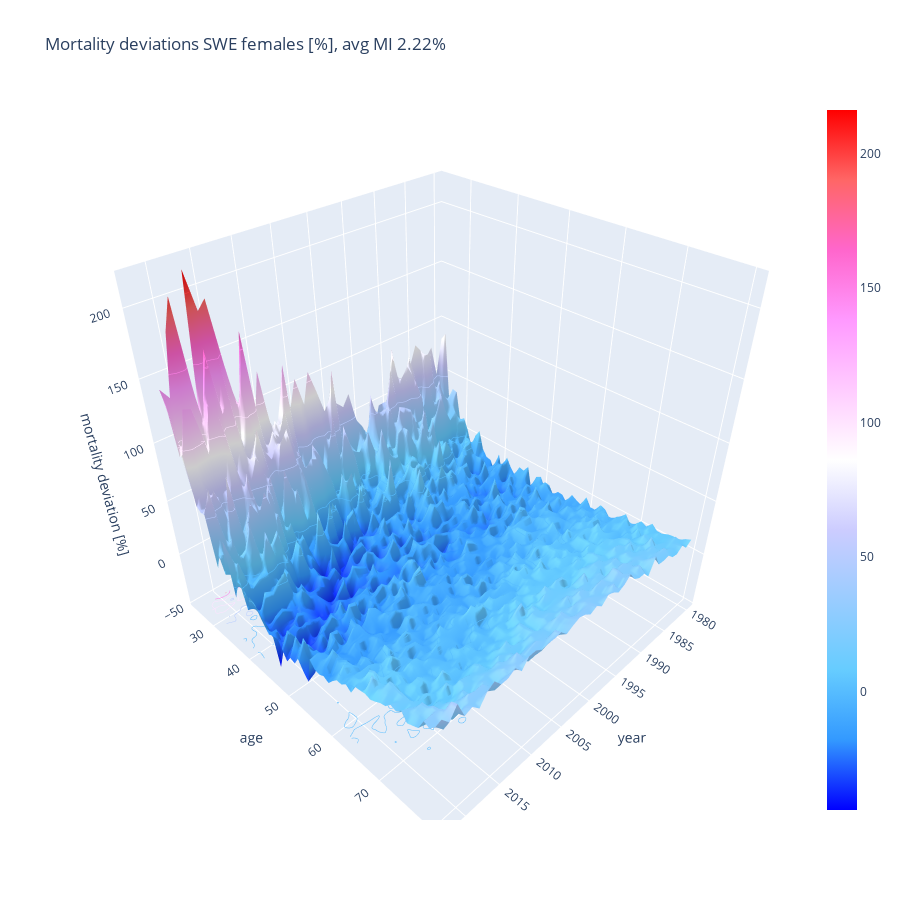
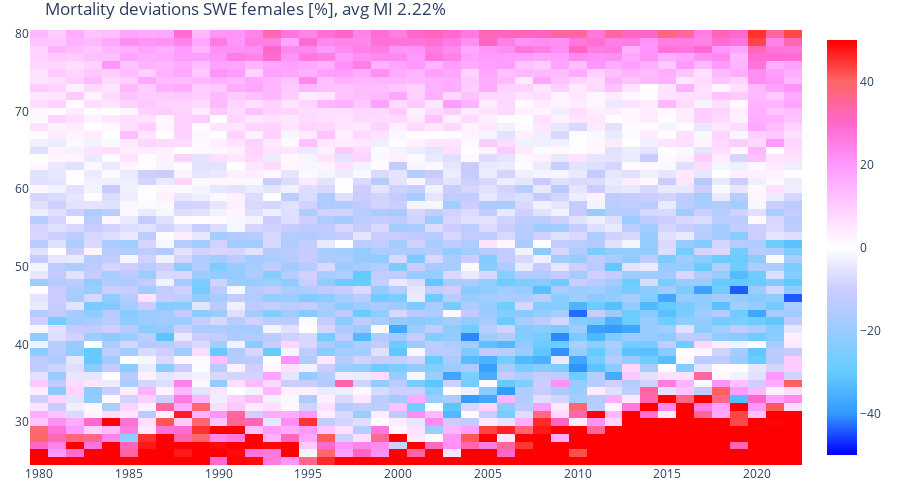

The code cell stored with these charts, in order, in its notebook:
### Code cell
min_age           = 25 # not lower than 25, Gompertz law for mortality
max_age           = 80 # not higher than 80
min_year          = 1980
max_year          = 2019
max_forecast_year = 2022
sex               = "m"
country           = "SWE"

df = pd.read_csv("data/" + country + "_" + sex + ".txt", sep='\s+', header=1)
df = df.loc[df["Age"] != "110+"]
df = df.copy()
df["Age"] = df["Age"].astype('int')
df = df.loc[(df["Year"] >= min_year) & (df["Year"] <= max_forecast_year) & (df["Age"] >=  min_age) & (df["Age"] <=  max_age)]
df = df[["Age", "Year", "qx"]]
df = df.sort_values(by=["Age", "Year"])
df_fit = df.loc[df["Year"] <= max_year]
print(np.max(df["Year"]))

ages = df["Age"].unique()
years = df["Year"].unique()

a = np.linalg.lstsq(np.vstack([df_fit["Age"], df_fit["Year"], np.ones(df_fit.shape[0])]).T, np.log(df_fit["qx"]), rcond=None)

print(a[0][0])
print(a[0][1])
print(a[0][2])

mi = np.round((1 - np.exp(a[0][1]))*100, 2)

qx_dev =    (
                np.exp(
                 np.log(np.array(df["qx"]).reshape(len(ages), len(years)))
                 - a[0][0]*np.array(df["Age"]).reshape(len(ages), len(years))
                 - a[0][1]*np.array(df["Year"]).reshape(len(ages), len(years))
                 - a[0][2]
                ) - 1
            ) * 100

fig = go.Figure(data=[go.Surface(z=qx_dev, y=ages, x=years, colorscale ="Picnic")])

fig.update_traces(contours_z=dict(show=True, usecolormap=True,
                highlightcolor="limegreen", project_z=True))

fig.update_layout(title='Mortality deviations {country} {sex} [%], avg MI {mi:.2f}%'.format(country = country, sex="males" if sex == "M" else "females", mi=mi),
                autosize=True,
                scene = dict(                    
                xaxis_title="year",
                yaxis_title="age",
                zaxis_title="mortality deviation [%]"),
                width=900, height=900,
                scene_aspectratio=dict(x=1, y=1, z=1))

fig.show()


fig = go.Figure(data=go.Heatmap(z=qx_dev, y=ages, x=years, colorscale ="Picnic", zmin=-50, zmax=50))
fig.update_layout(title='Mortality deviations {country} {sex} [%], avg MI {mi:.2f}%'.format(country = country, sex="males" if sex == "M" else "females", mi=mi),
                autosize=True,                    
                scene = dict(                    
                xaxis_title="year",
                yaxis_title="age",
                zaxis_title="mortality deviation [%]"),                    
                width=900, height=500,
                margin=dict(l=30, r=30, b=35, t=30),
                scene_aspectratio=dict(x=1, y=1, z=1))

fig.show()

mi = np.zeros(len(ages))
for j, age in enumerate(ages):
    lv = df["Age"] == age
    a = np.linalg.lstsq(np.vstack([df.Year[lv], np.ones((1,sum(lv)))]).T, np.log(df.qx[lv]), rcond=None)
    mi[j] = (1-np.exp(a[0][0]))*100

sns.set()
plt.figure()
plt.plot(ages, mi)
plt.xlabel("Ages")
plt.ylabel("MI [%]")
plt.show()

### Figure 1 — Plotly figure (JSON) as saved in the notebook; plotly's stock layout.template omitted (floating-point values rounded to 4 significant figures; data arrays with more than 128 entries replaced by an {"elided": "..."} marker saying what was removed)
{"data": [{"colorscale": [[0, "rgb(0,0,255)"], [0.1, "rgb(51,153,255)"], [0.2, "rgb(102,204,255)"], [0.3, "rgb(153,204,255)"], [0.4, "rgb(204,204,255)"], [0.5, "rgb(255,255,255)"], [0.6, "rgb(255,204,255)"], [0.7, "rgb(255,153,255)"], [0.8, "rgb(255,102,204)"], [0.9, "rgb(255,102,102)"], [1, "rgb(255,0,0)"]], "contours": {"z": {"highlightcolor": "limegreen", "project": {"z": true}, "show": true, "usecolormap": true}}, "type": "surface", "x": [1980, 1981, 1982, 1983, 1984, 1985, 1986, 1987, 1988, 1989, 1990, 1991, 1992, 1993, 1994, 1995, 1996, 1997, 1998, 1999, 2000, 2001, 2002, 2003, 2004, 2005, 2006, 2007, 2008, 2009, 2010, 2011, 2012, 2013, 2014, 2015, 2016, 2017, 2018, 2019, 2020, 2021, 2022], "y": [25, 26, 27, 28, 29, 30, 31, 32, 33, 34, 35, 36, 37, 38, 39, 40, 41, 42, 43, 44, 45, 46, 47, 48, 49, 50, 51, 52, 53, 54, 55, 56, 57, 58, 59, 60, 61, 62, 63, 64, 65, 66, 67, 68, 69, 70, 71, 72, 73, 74, 75, 76, 77, 78, 79, 80], "z": {"elided": "56x43 float values"}}], "layout": {"autosize": true, "height": 900, "scene": {"aspectratio": {"x": 1, "y": 1, "z": 1}, "xaxis": {"title": {"text": "year"}}, "yaxis": {"title": {"text": "age"}}, "zaxis": {"title": {"text": "mortality deviation [%]"}}}, "title": {"text": "Mortality deviations SWE females [%], avg MI 2.22%"}, "width": 900}}

### Figure 2 — Plotly figure (JSON) as saved in the notebook; plotly's stock layout.template omitted (floating-point values rounded to 4 significant figures; data arrays with more than 128 entries replaced by an {"elided": "..."} marker saying what was removed)
{"data": [{"colorscale": [[0, "rgb(0,0,255)"], [0.1, "rgb(51,153,255)"], [0.2, "rgb(102,204,255)"], [0.3, "rgb(153,204,255)"], [0.4, "rgb(204,204,255)"], [0.5, "rgb(255,255,255)"], [0.6, "rgb(255,204,255)"], [0.7, "rgb(255,153,255)"], [0.8, "rgb(255,102,204)"], [0.9, "rgb(255,102,102)"], [1, "rgb(255,0,0)"]], "type": "heatmap", "x": [1980, 1981, 1982, 1983, 1984, 1985, 1986, 1987, 1988, 1989, 1990, 1991, 1992, 1993, 1994, 1995, 1996, 1997, 1998, 1999, 2000, 2001, 2002, 2003, 2004, 2005, 2006, 2007, 2008, 2009, 2010, 2011, 2012, 2013, 2014, 2015, 2016, 2017, 2018, 2019, 2020, 2021, 2022], "y": [25, 26, 27, 28, 29, 30, 31, 32, 33, 34, 35, 36, 37, 38, 39, 40, 41, 42, 43, 44, 45, 46, 47, 48, 49, 50, 51, 52, 53, 54, 55, 56, 57, 58, 59, 60, 61, 62, 63, 64, 65, 66, 67, 68, 69, 70, 71, 72, 73, 74, 75, 76, 77, 78, 79, 80], "z": {"elided": "56x43 float values"}, "zmax": 50, "zmin": -50}], "layout": {"autosize": true, "height": 500, "margin": {"b": 35, "l": 30, "r": 30, "t": 30}, "scene": {"aspectratio": {"x": 1, "y": 1, "z": 1}, "xaxis": {"title": {"text": "year"}}, "yaxis": {"title": {"text": "age"}}, "zaxis": {"title": {"text": "mortality deviation [%]"}}}, "title": {"text": "Mortality deviations SWE females [%], avg MI 2.22%"}, "width": 900}}
